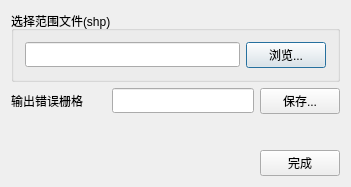
<?xml version="1.0" encoding="UTF-8"?>
<ui version="4.0">
 <class>ipfModelerWaterFlattenDialog</class>
 <widget class="QDialog" name="ipfModelerWaterFlattenDialog">
  <property name="geometry">
   <rect>
    <x>0</x>
    <y>0</y>
    <width>351</width>
    <height>187</height>
   </rect>
  </property>
  <property name="windowTitle">
   <string>高程模型水面置平检查</string>
  </property>
  <layout class="QGridLayout" name="gridLayout_2">
   <item row="0" column="0">
    <widget class="QGroupBox" name="groupBox">
     <property name="autoFillBackground">
      <bool>false</bool>
     </property>
     <property name="title">
      <string>选择范围文件(shp)</string>
     </property>
     <property name="flat">
      <bool>true</bool>
     </property>
     <property name="checkable">
      <bool>false</bool>
     </property>
     <property name="checked">
      <bool>false</bool>
     </property>
     <layout class="QGridLayout" name="gridLayout">
      <item row="0" column="0">
       <layout class="QHBoxLayout" name="horizontalLayout_5">
        <item>
         <widget class="QLineEdit" name="lineEdit">
          <property name="minimumSize">
           <size>
            <width>0</width>
            <height>25</height>
           </size>
          </property>
         </widget>
        </item>
        <item>
         <widget class="QPushButton" name="pushButton_2">
          <property name="minimumSize">
           <size>
            <width>75</width>
            <height>25</height>
           </size>
          </property>
          <property name="text">
           <string>浏览...</string>
          </property>
         </widget>
        </item>
       </layout>
      </item>
     </layout>
    </widget>
   </item>
   <item row="1" column="0">
    <layout class="QHBoxLayout" name="horizontalLayout_4">
     <item>
      <widget class="QLabel" name="label_4">
       <property name="minimumSize">
        <size>
         <width>95</width>
         <height>25</height>
        </size>
       </property>
       <property name="text">
        <string>输出错误栅格</string>
       </property>
      </widget>
     </item>
     <item>
      <widget class="QLineEdit" name="lineEdit_2">
       <property name="minimumSize">
        <size>
         <width>0</width>
         <height>25</height>
        </size>
       </property>
      </widget>
     </item>
     <item>
      <widget class="QPushButton" name="pushButton_3">
       <property name="minimumSize">
        <size>
         <width>75</width>
         <height>25</height>
        </size>
       </property>
       <property name="text">
        <string>保存...</string>
       </property>
      </widget>
     </item>
    </layout>
   </item>
   <item row="2" column="0">
    <spacer name="verticalSpacer">
     <property name="orientation">
      <enum>Qt::Vertical</enum>
     </property>
     <property name="sizeHint" stdset="0">
      <size>
       <width>20</width>
       <height>17</height>
      </size>
     </property>
    </spacer>
   </item>
   <item row="3" column="0">
    <layout class="QHBoxLayout" name="horizontalLayout">
     <item>
      <spacer name="horizontalSpacer">
       <property name="orientation">
        <enum>Qt::Horizontal</enum>
       </property>
       <property name="sizeHint" stdset="0">
        <size>
         <width>40</width>
         <height>20</height>
        </size>
       </property>
      </spacer>
     </item>
     <item>
      <widget class="QPushButton" name="pushButton">
       <property name="minimumSize">
        <size>
         <width>75</width>
         <height>25</height>
        </size>
       </property>
       <property name="text">
        <string>完成</string>
       </property>
      </widget>
     </item>
    </layout>
   </item>
  </layout>
 </widget>
 <layoutdefault spacing="6" margin="11"/>
 <resources/>
 <connections/>
</ui>
